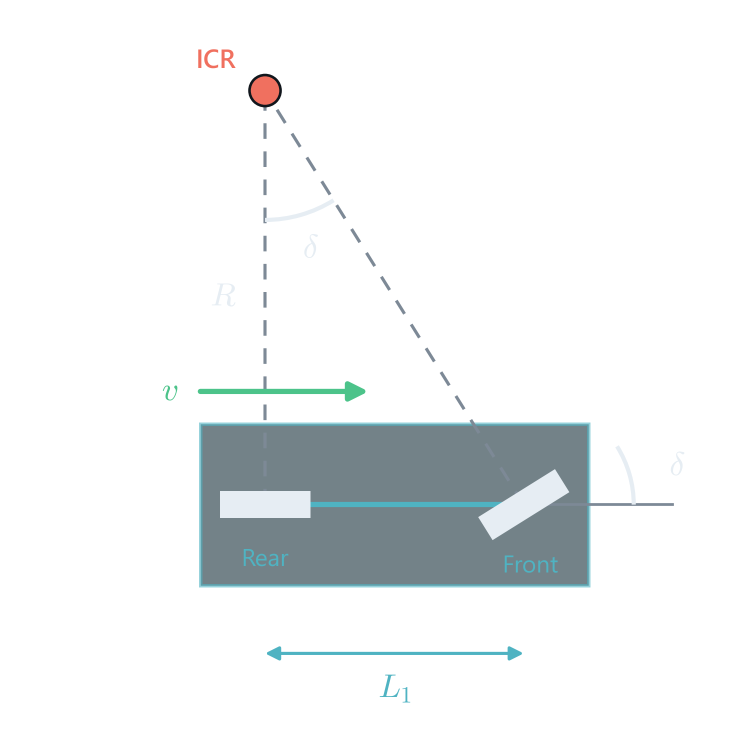
#> input picture doc/final_deck_build/img/fig_bicycle.png, 1500 x 1475 px (shown at 1/2 size); its folder holds 4 pictures in this run
$ python sheet.py
#> lines starting #> are read from the running program, lines starting #| are printed output that depends on the picture
"""Review helper: contact sheets of the figure and equation images on the dark slide colour (python sheet.py)."""
import glob
import os

from PIL import Image

HERE = os.path.dirname(os.path.abspath(__file__))


def sheet(files, out, w=700, cols=3):
#> called with out = 'doc/final_deck_build/_figs.jpg', w = 700, cols = 3
    ims = []
    for f in files:
        i = Image.open(f).convert("RGBA")
#> i is the input picture: PIL image 1500x1475 RGBA; mean R, G, B, A 228.8, 232.6, 233.6, 21.9
        bg = Image.new("RGBA", i.size, (17, 22, 28, 255))
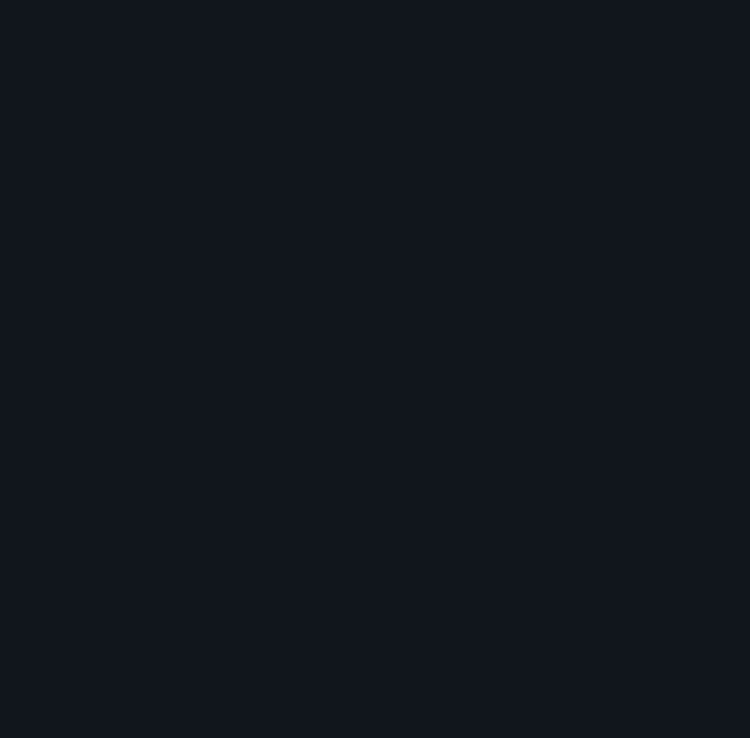
#> bg: PIL image 1500x1475 RGBA (shown at 1/2 size); mean R, G, B, A 17, 22, 28, 255
        bg.alpha_composite(i)
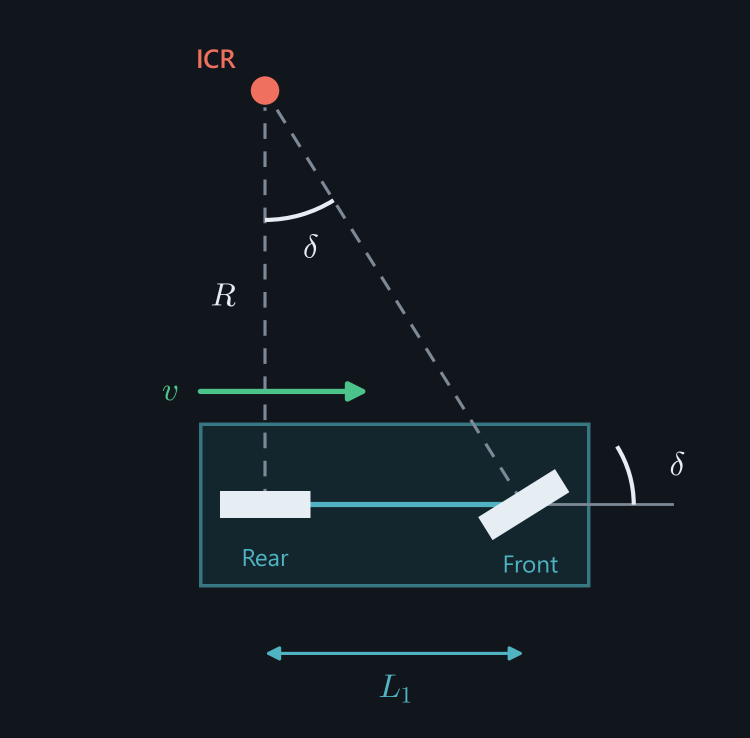
#> bg: PIL image 1500x1475 RGBA (shown at 1/2 size); mean R, G, B, A 20.9, 28.1, 34.1, 255
        i = bg.convert("RGB")
#> i: PIL image 1500x1475 RGB
        ims.append(i.resize((w, int(i.height * w / i.width))))
#> pass 2 of the loop in sheet, `for f in files:`:
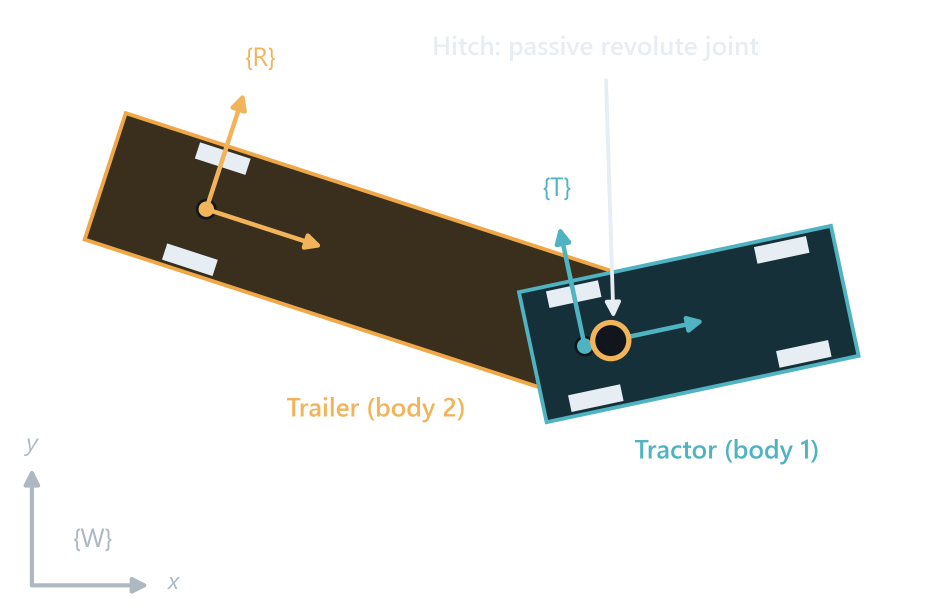
#> input picture doc/final_deck_build/img/fig_bodies.png, 1850 x 1225 px (shown at 1/2 size)
#> in sheet, i is the input picture: PIL image 1850x1225 RGBA; mean R, G, B, A 218.2, 219, 216.6, 51.5
#> in sheet, `bg = Image.new("RGBA", i.size, (17, 22, 28, 255))`:
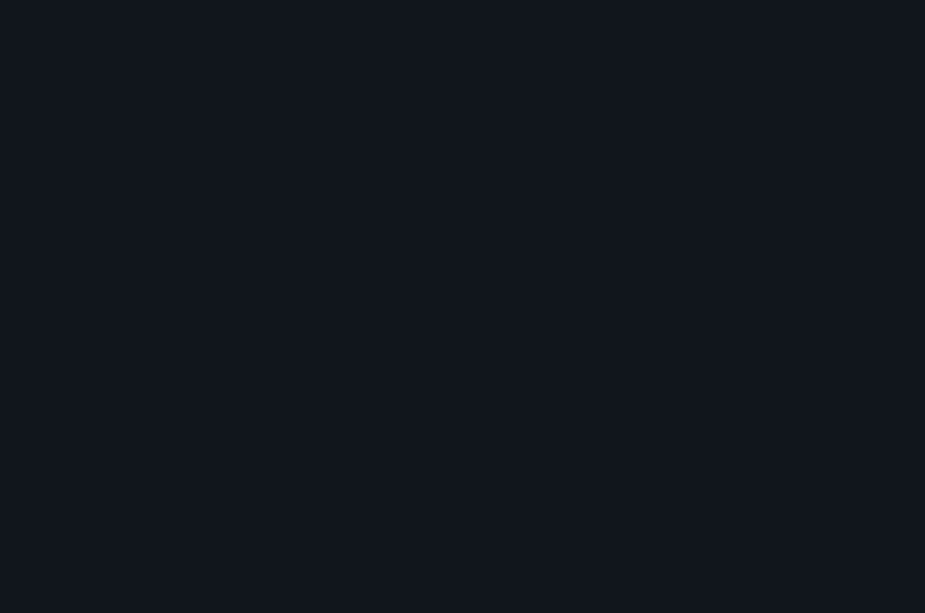
#> bg: PIL image 1850x1225 RGBA (shown at 1/2 size); mean R, G, B, A 17, 22, 28, 255
#> in sheet, `bg.alpha_composite(i)`:
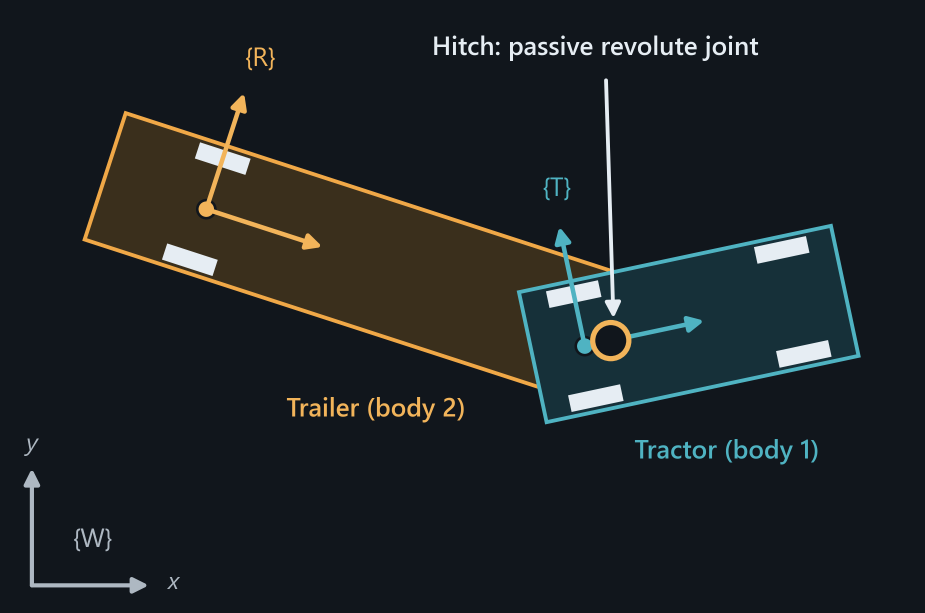
#> bg: PIL image 1850x1225 RGBA (shown at 1/2 size); mean R, G, B, A 28.5, 33.3, 35.8, 255
#> i: PIL image 1850x1225 RGB
#> pass 3 of the loop in sheet, `for f in files:`:
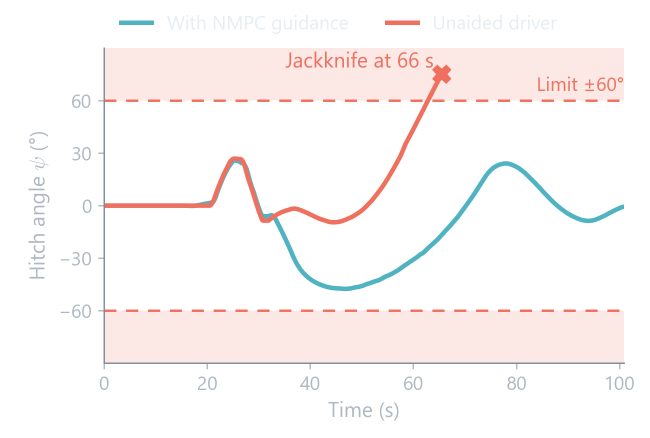
#> input picture doc/final_deck_build/img/fig_compare.png, 1300 x 875 px (shown at 1/2 size)
#> in sheet, i is the input picture: PIL image 1300x875 RGBA; mean R, G, B, A 248.8, 224.1, 221, 17.8
#> in sheet, `bg = Image.new("RGBA", i.size, (17, 22, 28, 255))`:
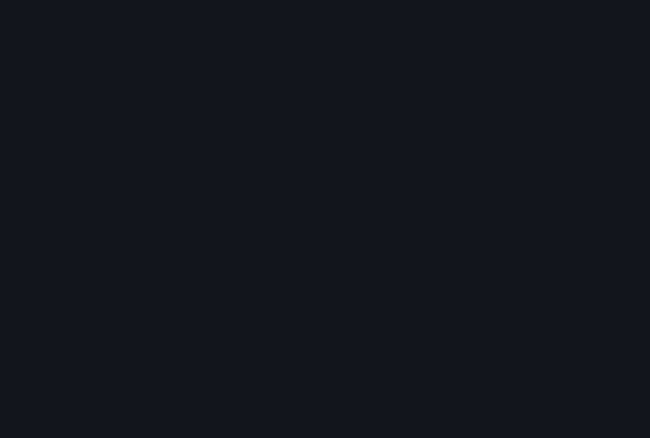
#> bg: PIL image 1300x875 RGBA (shown at 1/2 size); mean R, G, B, A 17, 22, 28, 255
#> in sheet, `bg.alpha_composite(i)`:
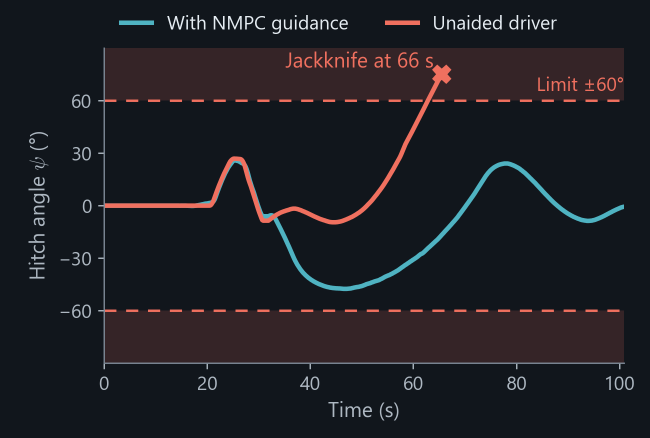
#> bg: PIL image 1300x875 RGBA (shown at 1/2 size); mean R, G, B, A 30.3, 29.8, 35, 255
#> i: PIL image 1300x875 RGB
#> the loop made 4 passes; the first 3 are shown
    h = max(i.height for i in ims)
    rows = (len(ims) + cols - 1) // cols
    c = Image.new("RGB", (cols * (w + 12), rows * (h + 12)), (200, 200, 200))
#> c: PIL image 2136x1400 RGB; every value is 200
    for k, i in enumerate(ims):
        c.paste(i, ((k % cols) * (w + 12), (k // cols) * (h + 12)))
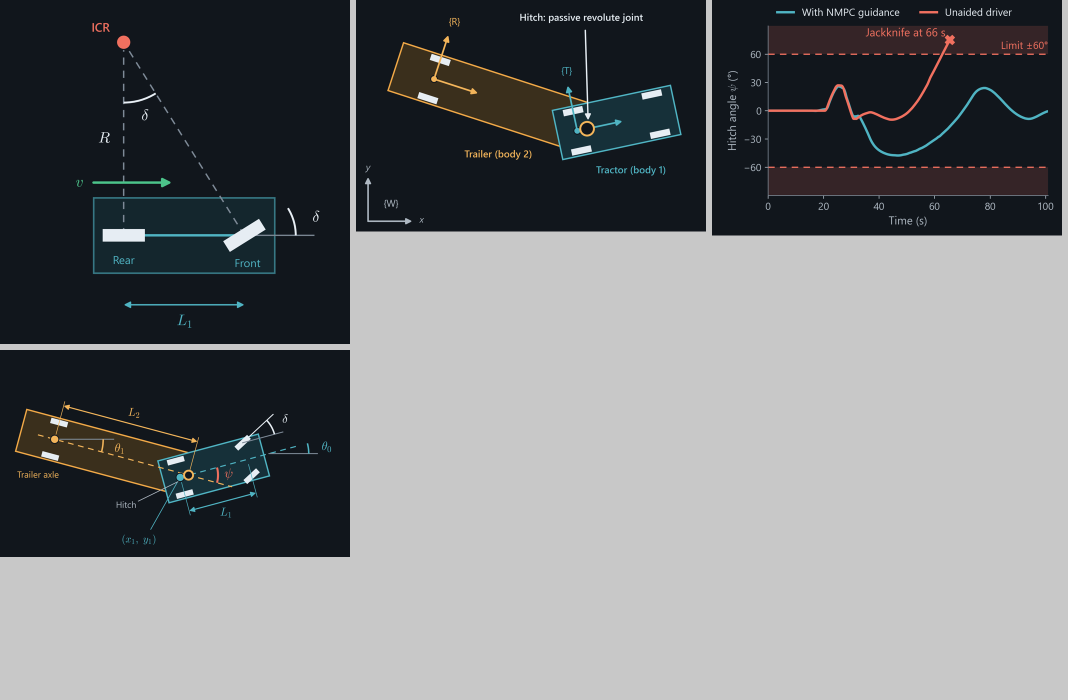
#> c: PIL image 2136x1400 RGB (shown at 1/2 size); mean R, G, B 117.1, 119.1, 121.2
    c.save(out, quality=85)


img = os.path.join(HERE, "img")
sheet(sorted(glob.glob(os.path.join(img, "fig_*.png"))), os.path.join(HERE, "_figs.jpg"))
sheet(sorted(glob.glob(os.path.join(img, "eq_*.png"))), os.path.join(HERE, "_eqs.jpg"), w=600)
#> (the run stopped early here; a loop or call above may not have finished)
